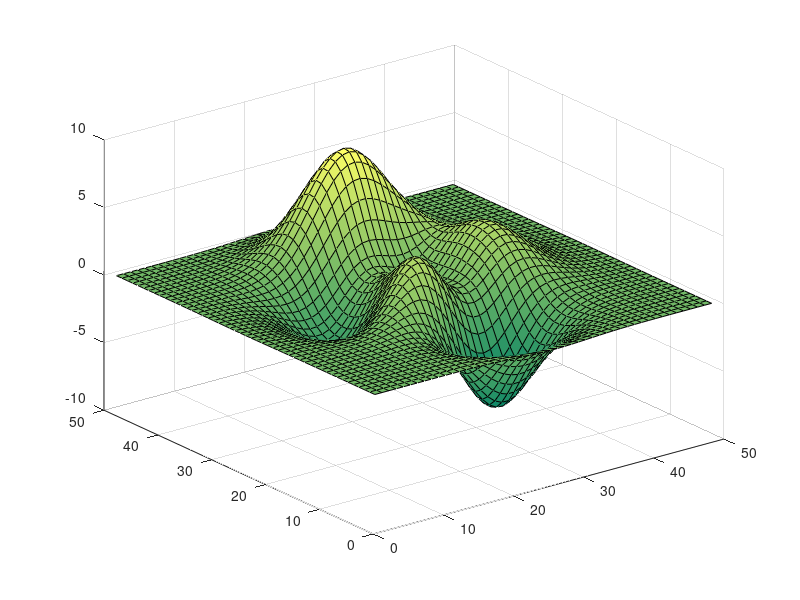

The MATLAB source for this figure: (Note: this script raises an error after producing the figure.)
%=============================================================================
% Copyright (c) 2016-present Allan CORNET (Nelson)
%=============================================================================
% This file is part of the Nelson.
%=============================================================================
% LICENCE_BLOCK_BEGIN
% SPDX-License-Identifier: LGPL-3.0-or-later
% LICENCE_BLOCK_END
%=============================================================================
% <--ADV-CLI MODE-->
%=============================================================================
f = figure();
surf(peaks);
colormap('summer');
r = f.Colormap;
assert_isapprox(r(1:2, :), [0    0.5000    0.4000; 0.0039    0.5020    0.4000], 1e-4); 
%=============================================================================
